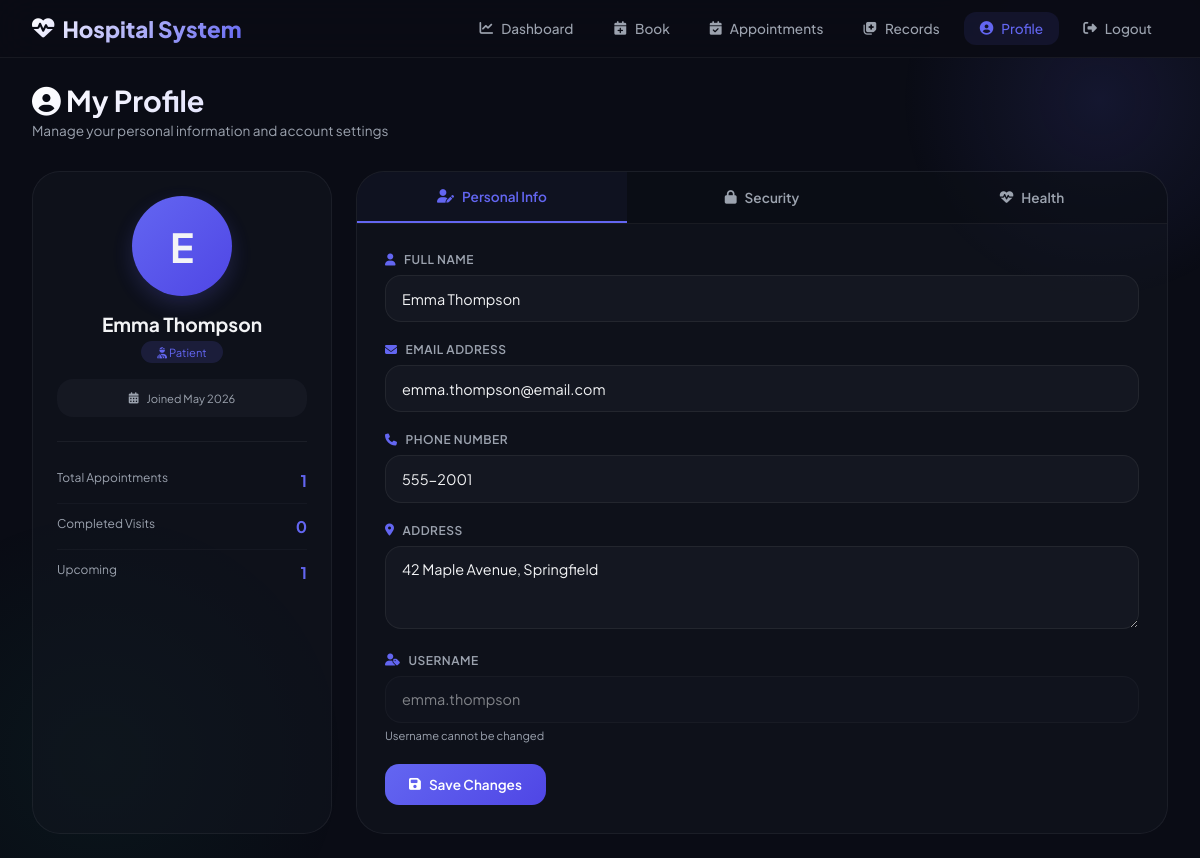
/patient/profile.php (signed in), run on the app's committed database.
### tables this page shows
CREATE TABLE users (
    id INT PRIMARY KEY AUTO_INCREMENT,
    username VARCHAR(50) UNIQUE NOT NULL,
    email VARCHAR(100) UNIQUE NOT NULL,
    password VARCHAR(255) NOT NULL,
    full_name VARCHAR(100) NOT NULL,
    phone VARCHAR(20),
    address TEXT,
    role ENUM('patient', 'doctor', 'admin') DEFAULT 'patient',
    is_active BOOLEAN DEFAULT TRUE,
    created_at TIMESTAMP DEFAULT CURRENT_TIMESTAMP,
    last_login TIMESTAMP NULL,
    reset_token VARCHAR(255) NULL,
    reset_token_expiry DATETIME NULL,
    email_verified BOOLEAN DEFAULT FALSE
);

### includes/SessionManager.php (called while the page is built, shortened)
<?php
class SessionManager {
    public static function getUserId() {
        return $_SESSION['user_id'] ?? null;
    }
}
?>

### patient/profile.php (the view, shortened to what this page needs)
<?php
require_once '../includes/SessionManager.php';
$database = new Database();
$db = $database->getConnection();
$user_id = SessionManager::getUserId();
$query = "SELECT * FROM users WHERE id = :user_id";
$stmt = $db->prepare($query);
$stmt->bindParam(':user_id', $user_id);
$stmt->execute();
$user = $stmt->fetch(PDO::FETCH_ASSOC);
$statsQuery = "SELECT
    COUNT(*) as total_appointments,
    COUNT(CASE WHEN status = 'completed' THEN 1 END) as completed,
    COUNT(CASE WHEN status = 'pending' THEN 1 END) as pending,
    COUNT(CASE WHEN status = 'confirmed' THEN 1 END) as upcoming
    FROM appointments WHERE patient_id = :user_id";
$statsStmt = $db->prepare($statsQuery);
$statsStmt->bindParam(':user_id', $user_id);
$statsStmt->execute();
$stats = $statsStmt->fetch(PDO::FETCH_ASSOC);
?>
<!DOCTYPE html>
<html lang="en">
<head>
    <link rel="stylesheet" href="https://cdnjs.cloudflare.com/ajax/libs/font-awesome/6.4.0/css/all.min.css">
</head>
<body>
    <div class="bg-orb-1"></div>
    <div class="bg-orb-2"></div>
    <nav class="navbar">
        <div class="navbar-container">
            <a href="dashboard.php" class="logo">
                <i class="fas fa-heart-pulse"></i>
                <span>Hospital System</span>
            </a>
            <ul class="nav-menu">
                <li><a href="dashboard.php" class="nav-link"><i class="fas fa-chart-line"></i> Dashboard</a></li>
                <li><a href="book-appointment.php" class="nav-link"><i class="fas fa-calendar-plus"></i> Book</a></li>
                <li><a href="my-appointments.php" class="nav-link"><i class="fas fa-calendar-check"></i> Appointments</a></li>
                <li><a href="medical-records.php" class="nav-link"><i class="fas fa-notes-medical"></i> Records</a></li>
                <li><a href="profile.php" class="nav-link active"><i class="fas fa-user-circle"></i> Profile</a></li>
                <li><a href="../logout.php" class="nav-link"><i class="fas fa-sign-out-alt"></i> Logout</a></li>
            </ul>
        </div>
    </nav>
    <div class="profile-wrapper">
        <div class="top-bar">
            <h1><i class="fas fa-user-circle"></i> My Profile</h1>
            <p>Manage your personal information and account settings</p>
        </div>
        <div class="profile-layout">
            <div class="profile-card">
                <div class="avatar">
                    <?php echo strtoupper(substr($user['full_name'], 0, 1)); ?>
                </div>
                <h3><?php echo htmlspecialchars($user['full_name']); ?></h3>
                <span class="role-badge"><i class="fas fa-user-injured"></i> Patient</span>
                <div class="member-since">
                    <i class="fas fa-calendar-alt"></i>
                    <span>Joined <?php echo date('M Y', strtotime($user['created_at'])); ?></span>
                </div>
                <div class="stats-list">
                    <div class="stat-item">
                        <span class="stat-label">Total Appointments</span>
                        <span class="stat-value"><?php echo $stats['total_appointments'] ?? 0; ?></span>
                    </div>
                    <div class="stat-item">
                        <span class="stat-label">Completed Visits</span>
                        <span class="stat-value"><?php echo $stats['completed'] ?? 0; ?></span>
                    </div>
                    <div class="stat-item">
                        <span class="stat-label">Upcoming</span>
                        <span class="stat-value"><?php echo $stats['upcoming'] ?? 0; ?></span>
                    </div>
                </div>
            </div>
            <div class="tabs-container">
                <div class="tabs-header">
                    <button class="tab-btn active" data-tab="personal">
                        <i class="fas fa-user-edit"></i> Personal Info
                    </button>
                    <button class="tab-btn" data-tab="security">
                        <i class="fas fa-lock"></i> Security
                    </button>
                    <button class="tab-btn" data-tab="health">
                        <i class="fas fa-heartbeat"></i> Health
                    </button>
                </div>
                <div id="personal" class="tab-pane active">
                    <form method="POST" action="">
                        <div class="form-group">
                            <label class="form-label"><i class="fas fa-user"></i> Full Name</label>
                            <input type="text" name="full_name" class="form-control" value="<?php echo htmlspecialchars($user['full_name']); ?>" required>
                        </div>
                        <div class="form-group">
                            <label class="form-label"><i class="fas fa-envelope"></i> Email Address</label>
                            <input type="email" name="email" class="form-control" value="<?php echo htmlspecialchars($user['email']); ?>" required>
                        </div>
                        <div class="form-group">
                            <label class="form-label"><i class="fas fa-phone"></i> Phone Number</label>
                            <input type="tel" name="phone" class="form-control" value="<?php echo htmlspecialchars($user['phone'] ?? ''); ?>" placeholder="+1 (555) 000-0000">
                        </div>
                        <div class="form-group">
                            <label class="form-label"><i class="fas fa-map-marker-alt"></i> Address</label>
                            <textarea name="address" class="form-control" rows="3" placeholder="Your full address"><?php echo htmlspecialchars($user['address'] ?? ''); ?></textarea>
                        </div>
                        <div class="form-group">
                            <label class="form-label"><i class="fas fa-user-tag"></i> Username</label>
                            <input type="text" class="form-control" value="<?php echo htmlspecialchars($user['username']); ?>" disabled>
                            <small style="color: var(--text-muted); font-size: 0.7rem;">Username cannot be changed</small>
                        </div>
                        <button type="submit" name="update_profile" class="btn btn-primary">
                            <i class="fas fa-save"></i> Save Changes
                        </button>
                    </form>
                </div>
            </div>
        </div>
    </div>
</body>
</html>

### data on the page
users: full_name "E", full_name "Emma Thompson", created_at "May 2026", email "emma.thompson@email.com", phone "555-2001", address "42 Maple Avenue, Springfield", username "emma.thompson"

### other printed values
$stats['total_appointments'] "1"
$stats['completed'] "0"
$stats['upcoming'] "1"
